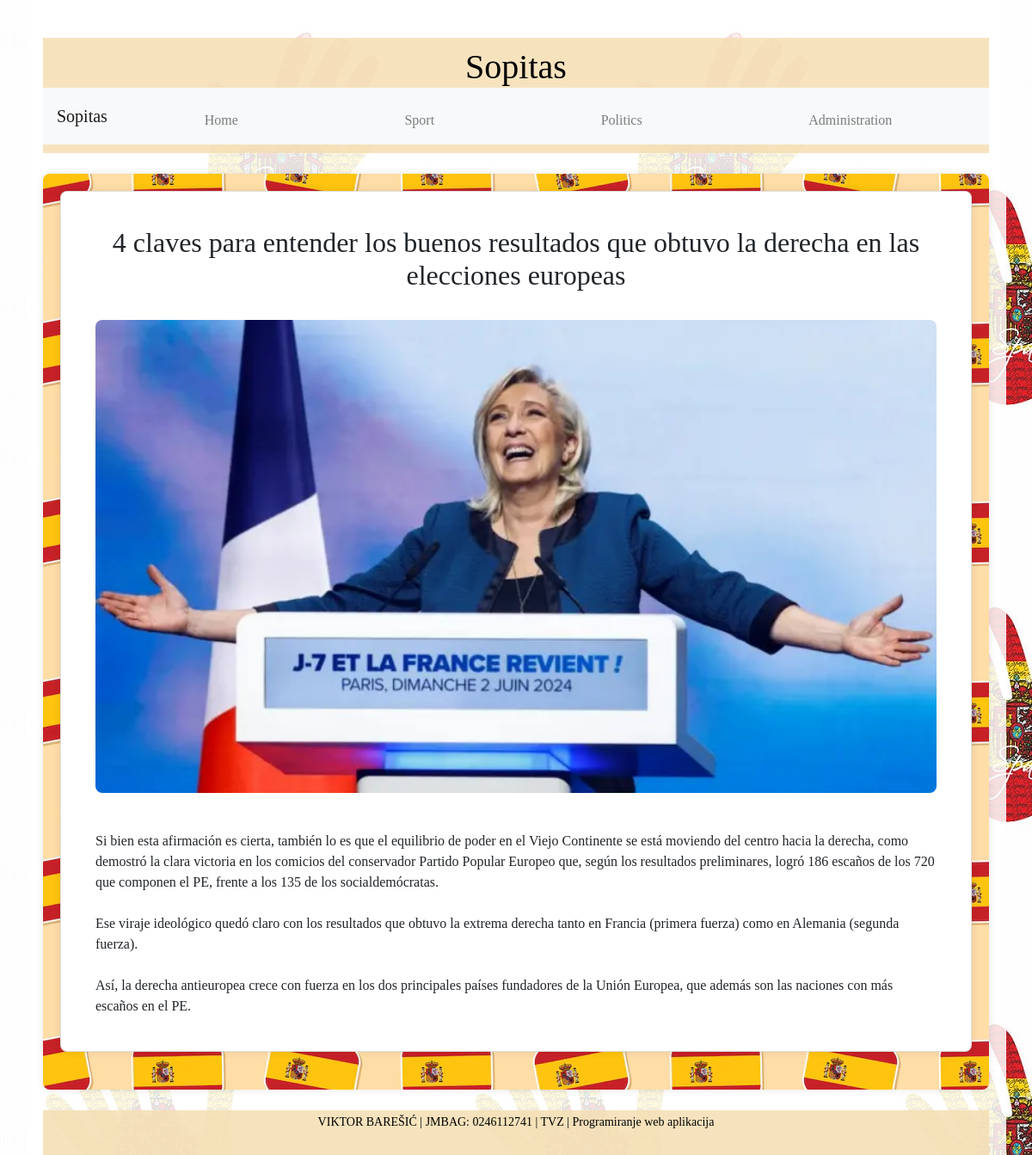
Page /article.php?id=25 on the committed database.
### tables this page shows
CREATE TABLE `news` (
  `id` int(11) NOT NULL,
  `title` varchar(255) NOT NULL,
  `summary` varchar(255) NOT NULL,
  `image` varchar(255) NOT NULL,
  `category` varchar(50) NOT NULL,
  `content` text NOT NULL
);

### article.php (the view, shortened to what this page needs)
<?php
require __DIR__ . '/config.php';
if (isset($_GET['id'])) {
    $article_id = $_GET['id'];
    $stmt = $conn->prepare("SELECT * FROM news WHERE id = ?");
    $stmt->bind_param('i', $article_id);
    $stmt->execute();
    $result = $stmt->get_result();
    $article = $result->fetch_assoc();
} else {
    die("Article ID not specified.");
}
?>
<!DOCTYPE html>
<html lang="en">
<head>
    <link rel="stylesheet" href="https://stackpath.bootstrapcdn.com/bootstrap/4.5.2/css/bootstrap.min.css">
    <link rel="stylesheet" href="css/style.css">
</head>
<body>
    <div class="container">
        <header class="my-4">
            <div class="header-title">
                <h1>Sopitas</h1>
            </div>
            <nav class="navbar navbar-expand-lg navbar-light bg-light w-100">
                <a class="navbar-brand" href="index.php">Sopitas</a>
                <div class="collapse navbar-collapse" id="navbarNav">
                    <ul class="navbar-nav">
                        <li class="nav-item"><a class="nav-link" href="index.php">Home</a></li>
                        <li class="nav-item"><a class="nav-link" href="sport.php">Sport</a></li>
                        <li class="nav-item"><a class="nav-link" href="politics.php">Politics</a></li>
                        <?php if (isset($_SESSION['username'])): ?>
                            <?php if ($_SESSION['role'] === 'admin'): ?>
                                <li class="nav-item"><a class="nav-link" href="enter_news.php">Enter News</a></li>
                            <?php endif; ?>
                            <li class="nav-item"><a class="nav-link" href="logout.php">Logout</a></li>
                        <?php else: ?>
                            <li class="nav-item"><a class="nav-link" href="administration.php?action=login">Administration</a></li>
                        <?php endif; ?>
                    </ul>
                </div>
            </nav>
        </header>
        <main>
            <article class="card mb-4">
                <div class="card-body">
                    <h2 class="card-title text-center"><?php echo htmlspecialchars($article['title']); ?></h2>
                    <img src="images/<?php echo htmlspecialchars($article['image']); ?>" alt="<?php echo htmlspecialchars($article['title']); ?>" class="img-fluid mb-4 article-image">
                    <div class="article-content">
                        <?php echo nl2br(htmlspecialchars($article['content'])); ?>
                    </div>
                </div>
            </article>
        </main>
        <footer class="text-center mt-4">
            <p>VIKTOR BAREŠIĆ | JMBAG: 0246112741 | TVZ | Programiranje web aplikacija</p>
        </footer>
    </div>
</body>
</html>

### css/style.css (style rules this page uses)
* { margin: 0; padding: 0; box-sizing: border-box; font-family: "Georgia", serif; }
html, body { height: 100%; }
body { background: url('../images/Pattern1.png') repeat; display: flex; justify-content: center; }
header { position: relative; background-color: rgba(245, 222, 179, 0.85); color: black; padding: 10px 0; text-align: center; width: 100%; }
header h1 { margin: 0; color: black; }
nav ul { list-style-type: none; padding: 0; margin: 10px 0; display: flex; justify-content: center; }
nav ul li { margin: 0 10px; }
nav ul li a { color: #fff; text-decoration: none; padding: 10px 15px; display: block; }
.container { background-color: rgba(255, 255, 255, 0.85); flex: 1; display: flex; flex-direction: column; padding: 20px; box-sizing: border-box; }
main { flex: 1; padding: 20px; background: url('../images/Patterns.png') repeat; background-color: rgba(255, 255, 255, 0.85); box-shadow: 0 0 10px rgba(0, 0, 0, 0.1); border-radius: 8px; }
footer { background-color: rgba(245, 222, 179, 0.85); color: black; text-align: center; padding: 3px 0 12px; margin-top: auto; width: 100%; font-size: 14px; }
article { background-color: #fafafa; padding: 20px; margin-bottom: 20px; border-radius: 8px; box-shadow: 0 0 10px rgba(0, 0, 0, 0.1); }
.article-image { width: 100%; height: auto; margin-top: 20px; border-radius: 8px; }
.article-content { margin-top: 20px; }
.card { background-color: #fff; box-shadow: 0 0 10px rgba(0, 0, 0, 0.1); border-radius: 8px; }

### article.php (style rules this page uses)
.header-title { display: flex; justify-content: space-between; align-items: center; position: relative; }
.header-title h1 { flex-grow: 1; text-align: center; }
.navbar-nav { flex: 1; display: flex; justify-content: space-around; }
.article-image { max-width: 100%; height: auto; }

### rows in the picture
news: title "4 claves para entender los buenos resultados que obtuvo la derecha en las elecciones europeas", image (picture), content "Si bien esta afirmación es cierta, también lo es que el equilibrio de poder en el Viejo Continente se está moviendo del centro hacia la derecha, como demostró la clara victoria en los comicios del conservador Partido Popular Europeo que, según los resultados preliminares, logró 186 escaños de los 720 que componen el PE, frente a los 135 de los socialdemócratas. Ese viraje ideológico quedó claro con los resultados que obtuvo la extrema derecha tanto en Francia (primera fuerza) como en Alemania (segunda fuerza). Así, la derecha antieuropea crece con fuerza en los dos principales países fundadores de la Unión Europea, que además son las naciones con más escaños en el PE."
